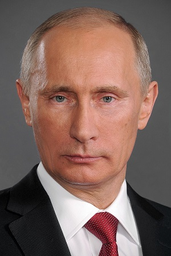
#> input picture putin.png, 171 x 256 px, shrunk from 300 x 450 before the run; the run also reads 2 pictures not shown here
$ python main.py
#> lines starting #> are read from the running program, lines starting #| are printed output that depends on the picture; after the words box and inside, x2 and y2 are one past the last pixel; in counts of white or black regions, pixels touching at a corner belong together; long printed decimals are rounded
import cv2
import numpy as np
import matplotlib.pyplot as plt
import random


def addNoise(image, noise_percentage):
    vals = len(image.flatten())
    out = np.copy(image)
    nose = int(np.ceil(noise_percentage * vals / 100))
    # Salt mode
    num_salt = int(nose)
    listAllCoord = []
    for i in range(image.shape[0]):
        for j in range(image.shape[1]):
            listAllCoord.append([i, j])

    random.shuffle(listAllCoord)
    for i in range(0, int(num_salt)):
        coord = listAllCoord.pop(np.random.randint(0, len(listAllCoord)))
        nose = np.array(image[coord[0], coord[1]] + [random.normalvariate(0, 20), random.normalvariate(0, 20),
                                                     random.normalvariate(0, 20)], dtype=int)
        for i in range(len(nose)):
            if nose[i] > 255:
                nose[i] = 255
            elif nose[i] < 0:
                nose[i] = 0
        out[coord[0], coord[1]] = nose

    return out


def getError(img, img2):
    img3 = np.copy(img)
    img4 = np.copy(img2)
    img3 = img3 / 255
    img4 = img4 / 255
    width = img.shape[1]
    height = img.shape[0]
    error = (np.sum((np.array(img3.flatten()) - np.array(img4.flatten())) ** 2,
                    dtype=np.float64) / (width * height * 3)) ** 0.5
    return error


def getMediana(img, listNotZero, kernerl):
    listPixel = []
    for m, n in listNotZero:
        count = kernerl[m, n]
        for k in range(count):
            listPixel.append(img[m, n])
    return listPixel


def medfilt(image, kernel, rank=None):
    heightM, widthM = kernel.shape
    height, width = image.shape

    centerHeightM = int(np.ceil(heightM / 2) - 1)
    centerwidthM = int(np.ceil(widthM / 2) - 1)

    listNotZero = []
    for i in range(heightM):
        for j in range(widthM):
            if kernel[i, j] != 0:
                listNotZero.append([i, j])

    img2 = np.zeros((height + centerHeightM * 2, width + centerwidthM * 2), np.uint8)
    img2[centerHeightM:height + centerHeightM, centerwidthM:width + centerwidthM] = image

    for i in range(centerHeightM + 1):
        img2[i, :] = img2[centerHeightM, :]
        img2[height + 1 + i, :] = img2[height, :]

    for i in range(centerwidthM + 1):
        img2[:, i] = img2[:, centerwidthM]
        img2[:, width + 1 + i] = img2[:, width]

    new_image = np.zeros((height, width), np.uint8)

    for i in range(centerHeightM, height + centerHeightM):
        for j in range(centerwidthM, width + centerwidthM):
            chunk = img2[i - centerHeightM: i + centerHeightM + 1, j - centerwidthM: j + centerwidthM + 1]
            listPixel = getMediana(chunk, listNotZero, kernel)
            listPixel.sort()
            if rank == None:
                medianIndex = int(np.ceil(len(listPixel) / 2)) - 1
            else:
                medianIndex = rank
            new_image[i - centerHeightM][j - centerwidthM] = listPixel[medianIndex]

    return new_image


if __name__ == '__main__':
    window = np.array([
        [0, 0, 1, 0, 0],
        [0, 1, 2, 1, 0],
        [1, 2, 3, 2, 1],
        [0, 1, 2, 1, 0],
        [0, 0, 1, 0, 0]])

    img = cv2.imread("putin.png")
#> img is the input picture: shape (256, 171, 3); mean B, G, R 93.2, 101.1, 127.8
    imgNose = cv2.imread("imgNose.jpg")
    imgNose5 = cv2.imread("Res.jpg")

    cv2.imshow("putin", imgNose)

    b, g, r = cv2.split(img)
    bNose, gNose, rNose = cv2.split(imgNose)

    bm = medfilt(bNose, window,1)
#> after the loop in medfilt, `for i in range(centerHeightM + 1):`: img2: shape (260, 175); min 0, max 255, mean 90.8
#> after the loop in medfilt, `for i in range(centerwidthM + 1):`: img2: shape (260, 175); min 0, max 255, mean 92.4
    gm = medfilt(gNose, window,1)
#> call 2 of medfilt, with kernel = array of shape (5, 5), rank = 1
#> after the loop in medfilt (call 2), `for i in range(centerHeightM + 1):`:
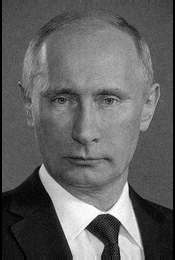
#> img2: shape (260, 175); min 0, max 255, mean 98.3
#> after the loop in medfilt (call 2), `for i in range(centerwidthM + 1):`:
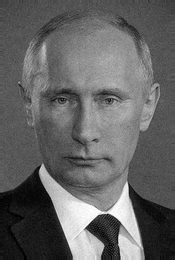
#> img2: shape (260, 175); 2.81% of pixels changed, all inside (x1, y1, x2, y2) = (0, 0, 175, 260)
#> after the loop in medfilt (call 2), `for i in range(centerHeightM, height + centerHeightM):`:
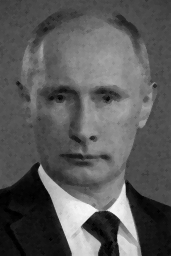
#> new_image: shape (256, 171); min 0, max 249, mean 89.5
    rm = medfilt(rNose, window,1)
#> call 3 of medfilt, with kernel = array of shape (5, 5), rank = 1
#> after the loop in medfilt (call 3), `for i in range(centerHeightM + 1):`:
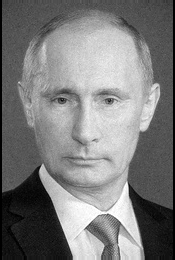
#> img2: shape (260, 175); min 0, max 255, mean 124.1
#> after the loop in medfilt (call 3), `for i in range(centerwidthM + 1):`:
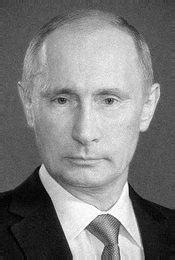
#> img2: shape (260, 175); 2.81% of pixels changed, all inside (x1, y1, x2, y2) = (0, 0, 175, 260)
#> after the loop in medfilt (call 3), `for i in range(centerHeightM, height + centerHeightM):`:
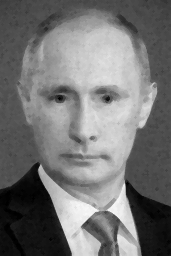
#> new_image: shape (256, 171); min 0, max 248, mean 115.9

    res = cv2.merge((bm, gm, rm))
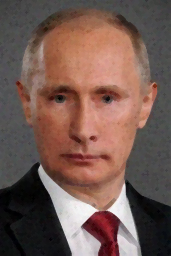
#> res: shape (256, 171, 3); mean B, G, R 81.5, 89.5, 115.9

    cv2.imshow("res", res)

    print("------------------------------------------------------------------")
    print("Исходная с исходной, ошибка восстановления", getError(img, img))
#> in getError, `error = (np.sum((np.array(img3.flatten()) - np.array(img4.flatten())) ..`: error = 0
#| Исходная с исходной, ошибка восстановления 0.0
    print("Исходная с зашумленной, ошибка восстановления", getError(img, imgNose))
#| Исходная с зашумленной, ошибка восстановления 0.01986
    print("Исходная с отфильтрованной, ошибка восстановления", getError(img, res))
#| Исходная с отфильтрованной, ошибка восстановления 0.07774
    print("Исходная с отфильтрованной, из 5 лабы ошибка восстановления", getError(img, imgNose5))
#| Исходная с отфильтрованной, из 5 лабы ошибка восстановления 0.02039
    print("В процентном соотношении стало лучше на ",
          100 - (getError(img, res) * 100 / getError(img, imgNose)), " %")
#| В процентном соотношении стало лучше на  -291.505  %

    cv2.waitKey(0)
